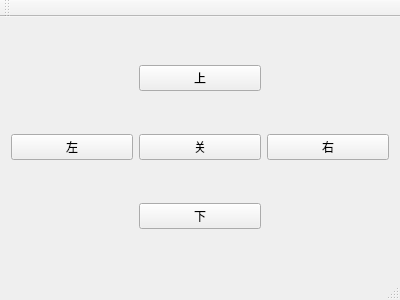
<?xml version="1.0" encoding="UTF-8"?>
<ui version="4.0">
 <class>MainWindow</class>
 <widget class="QMainWindow" name="MainWindow">
  <property name="geometry">
   <rect>
    <x>0</x>
    <y>0</y>
    <width>400</width>
    <height>300</height>
   </rect>
  </property>
  <property name="windowTitle">
   <string>遥控上位机</string>
  </property>
  <widget class="QWidget" name="centralWidget">
   <layout class="QGridLayout" name="gridLayout">
    <item row="0" column="1">
     <widget class="QPushButton" name="up">
      <property name="text">
       <string>上</string>
      </property>
     </widget>
    </item>
    <item row="1" column="0">
     <widget class="QPushButton" name="left">
      <property name="text">
       <string>左</string>
      </property>
     </widget>
    </item>
    <item row="1" column="1">
     <widget class="QPushButton" name="off">
      <property name="text">
       <string>关</string>
      </property>
     </widget>
    </item>
    <item row="1" column="2">
     <widget class="QPushButton" name="right">
      <property name="text">
       <string>右</string>
      </property>
     </widget>
    </item>
    <item row="2" column="1">
     <widget class="QPushButton" name="down">
      <property name="text">
       <string>下</string>
      </property>
     </widget>
    </item>
   </layout>
  </widget>
  <widget class="QToolBar" name="mainToolBar">
   <attribute name="toolBarArea">
    <enum>TopToolBarArea</enum>
   </attribute>
   <attribute name="toolBarBreak">
    <bool>false</bool>
   </attribute>
  </widget>
  <widget class="QStatusBar" name="statusBar"/>
 </widget>
 <layoutdefault spacing="6" margin="11"/>
 <resources/>
 <connections/>
</ui>
